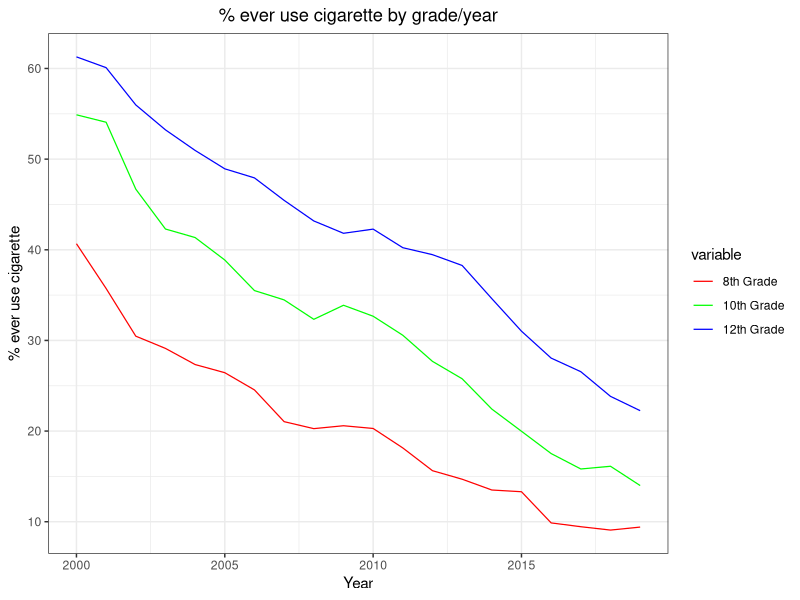
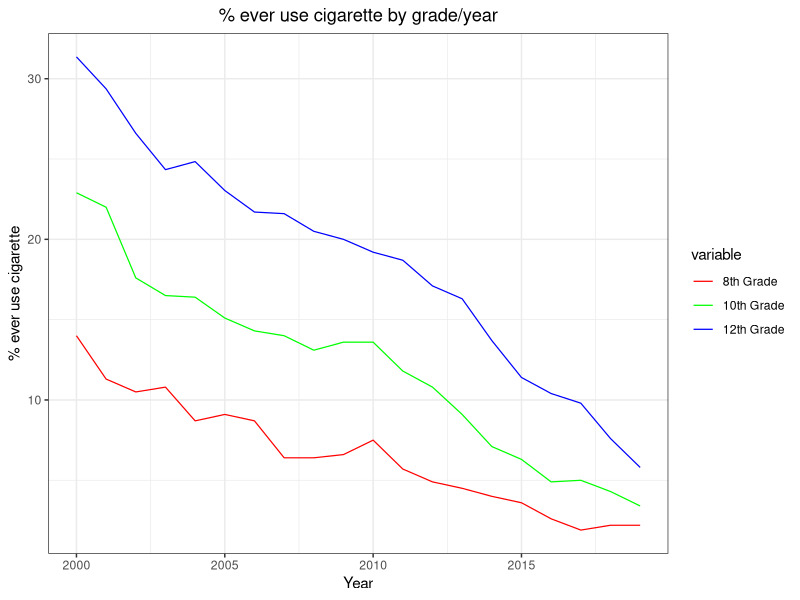

Source code (R) for these figures, in order:
library(data.table)
library(ggplot2)

evr_use8 = c(40.67, 35.73, 30.47, 29.12, 27.34, 26.44, 24.54, 21.04, 20.27, 20.59, 20.29, 18.14, 15.63, 14.69, 13.50, 13.31, 9.87, 9.45, 9.08, 9.41)
evr_use10 = c(54.89, 54.07, 46.69, 42.29, 41.35, 38.87, 35.50, 34.47, 32.33, 33.88, 32.67, 30.57, 27.69, 25.77, 22.43, 19.98, 17.52, 15.82, 16.12, 13.99) 
evr_use12 = c(61.28, 60.09, 55.98, 53.23, 50.96, 48.93, 47.93, 45.45, 43.18, 41.82, 42.28, 40.23, 39.46, 38.27, 34.61, 31.02, 28.05, 26.55, 23.83, 22.25)
year = 2000:2019
evr_use_df = data.table(year,evr_use8,evr_use10,evr_use12)
curr_use8 = c(14.0, 11.3, 10.5, 10.8, 8.7, 9.1, 8.7, 6.4, 6.4, 6.6, 7.5, 5.7, 4.9, 4.5, 4.0, 3.6, 2.6, 1.9, 2.2, 2.2)
curr_use10 = c(22.9, 22.0, 17.6, 16.5, 16.4, 15.1, 14.3, 14.0, 13.1, 13.6, 13.6, 11.8, 10.8, 9.1, 7.1, 6.3, 4.9, 5.0, 4.3, 3.4)
curr_use12 = c(31.36, 29.37, 26.60, 24.34, 24.84, 23.04, 21.70, 21.6, 20.5, 20.0, 19.2, 18.7, 17.1, 16.3, 13.7, 11.4, 10.4, 9.8, 7.6, 5.8) 
curr_use_df = data.table(year,curr_use8,curr_use10,curr_use12)

evr_use_df_melted=reshape2::melt(evr_use_df,id.var="year")
curr_use_df_melted=reshape2::melt(curr_use_df,id.var="year")

ggplot(evr_use_df_melted,aes(x=year,y=value,colour=variable,shape=variable)) +
  geom_line(size=0.42) +
  scale_color_manual(labels=c("8th Grade","10th Grade","12th Grade"),values=c("red","green","blue")) +
  xlim(2000, 2019)+
  xlab("Year") +
  ylab("% ever use cigarette") +
  ggtitle("% ever use cigarette by grade/year") +
  theme_bw() +
  theme(plot.title = element_text(hjust=0.50)) +
  scale_y_continuous(breaks=seq(0,100.0, 10.0))

ggplot(curr_use_df_melted,aes(x=year,y=value,colour=variable,shape=variable)) +
  geom_line(size=0.42) +
  scale_color_manual(labels=c("8th Grade","10th Grade","12th Grade"),values=c("red","green","blue")) +
  xlim(2000, 2019)+
  xlab("Year") +
  ylab("% ever use cigarette") +
  ggtitle("% ever use cigarette by grade/year") +
  theme_bw() +
  theme(plot.title = element_text(hjust=0.50)) +
  scale_y_continuous(breaks=seq(0,100.0, 10.0))
